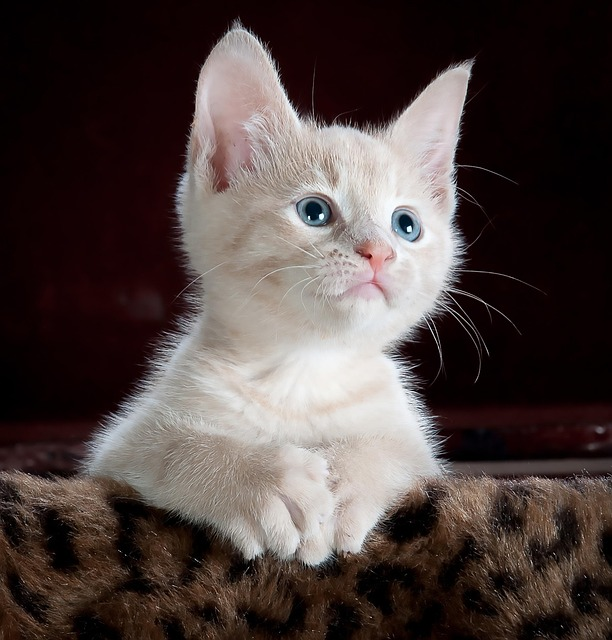
#> input picture hws/UMER_F2023266912_HASEEB_F20232661009_DIP_R2026_HW2/images/image1.jpg, 612 x 640 px; the run also reads 1 picture not shown here
$ jupyter execute Q1.ipynb
#> lines starting #> are read from the running program, lines starting #| are printed output that depends on the picture
# Image Enhancement & Histogram Equalization

### Mathematical Foundations of Histogram Equalization:

#### 1. Image Histogram & Probability Density Function (PDF):

For an 8-bit grayscale image $I$ of size $M \times N$ with $L = 256$ discrete intensity levels $r_k \in [0, L-1]$:
$$h(r_k) = n_k, \quad k = 0, 1, \dots, L-1$$
where $n_k$ is the number of pixels with intensity $r_k$. The normalized histogram or discrete Probability Density Function (PDF) is:
$$p_r(r_k) = \frac{n_k}{N_{\text{total}}} = \frac{n_k}{M \times N}, \quad \text{such that } \sum_{k=0}^{L-1} p_r(r_k) = 1$$

#### 2. Cumulative Distribution Function (CDF):

The discrete Cumulative Distribution Function (CDF) $c(r_k)$ represents the cumulative probability of intensities up to $r_k$:
$$c(r_k) = \sum_{j=0}^{k} p_r(r_j) = \frac{1}{M \times N} \sum_{j=0}^{k} n_j, \quad 0 \le c(r_k) \le 1$$

#### 3. Continuous Transformation Theory & Uniform Density:

In continuous domain, the intensity transformation $s = T(r)$ that maps an arbitrary input PDF $p_r(r)$ to a uniform output PDF $p_s(s) = \frac{1}{L-1}$ is given by the continuous CDF:
$$s = T(r) = (L-1) \int_{0}^{r} p_r(w) \, dw$$
By probability transformation theory:
$$p_s(s) = p_r(r) \left| \frac{dr}{ds} \right| = p_r(r) \cdot \frac{1}{\frac{ds}{dr}} = p_r(r) \cdot \frac{1}{(L-1) p_r(r)} = \frac{1}{L-1}$$

#### 4. Discrete Histogram Equalization Mapping:

- **Standard Discrete Formulation (Gonzalez & Woods):**
  $$s_k = T(r_k) = \text{round}\left( (L - 1) \cdot c(r_k) \right) = \text{round}\left( \frac{L - 1}{N_{\text{total}}} \sum_{j=0}^{k} n_j \right)$$
- **OpenCV Min-Normalized Formula (`cv2.equalizeHist`):**
  To ensure the lowest non-zero intensity strictly maps to 0 and utilizes the full dynamic range:
  $$s_k = \text{round}\left( \frac{c(r_k) - c_{\min}}{1 - c_{\min}} \cdot (L - 1) \right) = \text{round}\left( \frac{\text{cdf}(k) - \text{cdf}_{\min}}{N_{\text{total}} - \text{cdf}_{\min}} \cdot 255 \right)$$

#### 5. Image Quality & Contrast Metrics:

- **Global Contrast / Standard Deviation ($\sigma$):** $\sigma = \sqrt{\frac{1}{M \cdot N} \sum_{x=0}^{M-1} \sum_{y=0}^{N-1} (I(x,y) - \mu)^2}$
- **Shannon Information Entropy ($H$):** $H = -\sum_{k=0}^{L-1} p(s_k) \log_2(p(s_k))$ (in bits/pixel)
- **Mean Squared Error (MSE):** $\text{MSE} = \frac{1}{M \cdot N} \sum_{x=0}^{M-1} \sum_{y=0}^{N-1} (I_{\text{manual}}(x,y) - I_{\text{opencv}}(x,y))^2$
- **Peak Signal-to-Noise Ratio (PSNR):** $\text{PSNR} = 10 \log_{10}\left(\frac{255^2}{\text{MSE}}\right)$ (in dB)

---

This notebook:

1. Loads an 8-bit grayscale image and inspects fundamental image metadata and contrast metrics.
2. Computes and plots the original image histogram, discrete PDF, and empirical CDF.
3. Implements histogram equalization manually from scratch using pure NumPy (both standard textbook and OpenCV-aligned forms).
4. Applies OpenCV's built-in `cv2.equalizeHist()` for direct comparative analysis.
5. Displays side-by-side visualizations of original and equalized images, difference residual maps, and transformed histograms/CDFs.
6. Evaluates enhancement across multiple test images and provides quantitative benchmarking (MSE, PSNR, Entropy, Standard Deviation).
7. Discusses contrast improvement mechanisms, discrete histogram quantization effects, and practical trade-offs.

[cell 1]
import os
import sys
import numpy as np
import cv2
import matplotlib.pyplot as plt

# Configure matplotlib rendering settings
plt.rcParams["figure.dpi"] = 120
plt.rcParams["font.sans-serif"] = "DejaVu Sans"
plt.rcParams["axes.edgecolor"] = "#333333"
plt.rcParams["axes.linewidth"] = 0.8

## (i) Load Grayscale Image & Inspect Properties

[cell 2]
def load_grayscale_image(path: str = "images/image1.jpg") -> np.ndarray:
    """
    Load an image from disk in 8-bit grayscale mode.
    """
#> called with path = 'images/image1.jpg'
    if not os.path.exists(path):
        raise FileNotFoundError(f"Image not found at path: {path}")
    img = cv2.imread(path, cv2.IMREAD_GRAYSCALE)
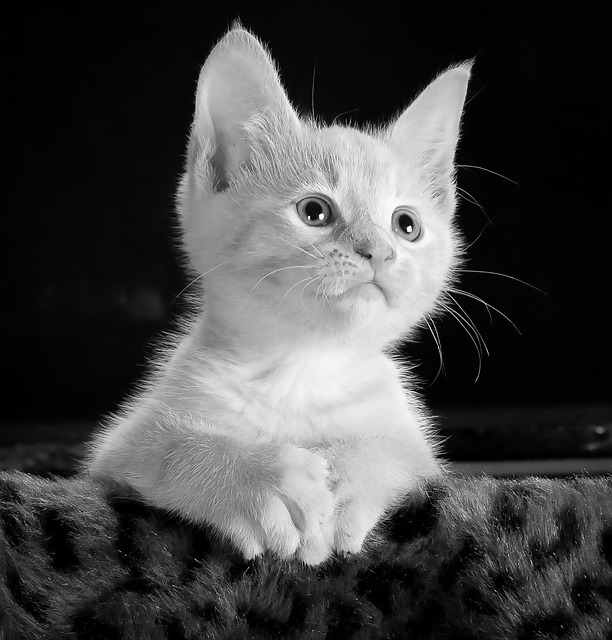
#> img: shape (640, 612); min 0, max 255, mean 69.9
    if img is None:
        raise ValueError(f"Failed to load image at path: {path}")
    return img


def compute_image_metrics(img: np.ndarray) -> dict:
    """
    Compute key statistical properties and information entropy of an image.
    """
    h, w = img.shape
    total_pixels = h * w
    min_val, max_val = int(img.min()), int(img.max())
#> min_val = 0; max_val = 255
    mean_val = float(img.mean())
#> mean_val = 69.87
    std_val = float(img.std())
#> std_val = 80.94

    # Shannon entropy computation
    hist = np.bincount(img.ravel(), minlength=256)
#> hist = 256 values, max 36196 at index 3, min 7 at index 252, mean 1530
    pdf = hist / total_pixels
#> pdf = 256 values, max 0.0924 at index 3, min 1.79e-05 at index 252, mean 0.00391
    non_zero_pdf = pdf[pdf > 0]
#> non_zero_pdf has the same summary as pdf
    entropy = float(-np.sum(non_zero_pdf * np.log2(non_zero_pdf)))
#> entropy = 6.72

    return {
        "height": h,
        "width": w,
        "total_pixels": total_pixels,
        "dtype": str(img.dtype),
        "min": min_val,
        "max": max_val,
        "dynamic_range": max_val - min_val,
        "mean": mean_val,
        "std": std_val,
        "entropy": entropy,
    }


# Load primary test image
img_original = load_grayscale_image("images/image1.jpg")
stats_orig = compute_image_metrics(img_original)
#> stats_orig = 10 items

print("=" * 60)
print("             ORIGINAL GRAYSCALE IMAGE PROPERTIES")
print("=" * 60)
print(f"Dimensions (H x W)  : {stats_orig['height']} x {stats_orig['width']}")
#| Dimensions (H x W)  : 640 x 612
print(f"Total Pixels (N)    : {stats_orig['total_pixels']:,}")
#| Total Pixels (N)    : 391,680
print(f"Data Type           : {stats_orig['dtype']}")
#| Data Type           : uint8
print(
    f"Intensity Range     : [{stats_orig['min']}, {stats_orig['max']}] (Dynamic Range: {stats_orig['dynamic_range']})"
)
#| Intensity Range     : [0, 255] (Dynamic Range: 255)
print(f"Mean Intensity (μ)  : {stats_orig['mean']:.3f}")
#| Mean Intensity (μ)  : 69.874
print(f"Std Deviation (σ)   : {stats_orig['std']:.3f} (Global Contrast)")
#| Std Deviation (σ)   : 80.943 (Global Contrast)
print(f"Shannon Entropy (H) : {stats_orig['entropy']:.4f} bits/pixel")
#| Shannon Entropy (H) : 6.7177 bits/pixel
print("=" * 60)

## (ii) Compute and Plot Original Histogram & Empirical CDF

[cell 3]
def compute_histogram_and_cdf(
    img: np.ndarray,
) -> tuple[np.ndarray, np.ndarray, np.ndarray]:
    """
    Compute histogram frequency counts, normalized PDF, and empirical CDF using pure NumPy.
    """
    hist = np.bincount(img.ravel(), minlength=256)
    pdf = hist / img.size
    cdf = np.cumsum(pdf)
#> cdf = 256 values from 0.0165 to 1
    return hist, pdf, cdf


hist_orig, pdf_orig, cdf_orig = compute_histogram_and_cdf(img_original)
#> hist_orig has the same summary as hist in compute_image_metrics; pdf_orig has the same summary as pdf in compute_image_metrics; cdf_orig = 256 values from 0.0165 to 1

# Plot Original Image alongside its Histogram and CDF
fig, (ax_img, ax_hist) = plt.subplots(1, 2, figsize=(13, 4.8))

# 1. Original Image display
im = ax_img.imshow(img_original, cmap="gray", vmin=0, vmax=255)
ax_img.set_title("Original Grayscale Image", fontsize=12, fontweight="bold")
ax_img.set_xlabel("Width (pixels)")
ax_img.set_ylabel("Height (pixels)")
plt.colorbar(im, ax=ax_img, fraction=0.046, pad=0.04, label="Gray Level")

# 2. Histogram & CDF dual-axis plot
color_bar = "#2b5c8f"
color_cdf = "#d95f02"

ax_hist.bar(
    range(256),
    hist_orig,
    width=1.0,
    color=color_bar,
    alpha=0.75,
    edgecolor="none",
    label="Pixel Count $n_k$",
)
ax_hist.set_title("Original Histogram & Empirical CDF", fontsize=12, fontweight="bold")
ax_hist.set_xlabel("Intensity Level $r_k$ (0 - 255)", fontsize=10)
ax_hist.set_ylabel("Frequency ($n_k$)", color=color_bar, fontsize=10)
ax_hist.set_xlim([0, 255])
ax_hist.grid(True, linestyle="--", alpha=0.5)

# Secondary y-axis for CDF
ax_cdf = ax_hist.twinx()
ax_cdf.plot(
    range(256), cdf_orig, color=color_cdf, linewidth=2.2, label="Cumulative Dist. (CDF)"
)
ax_cdf.set_ylabel("Cumulative Probability $c(r_k)$", color=color_cdf, fontsize=10)
ax_cdf.set_ylim([0, 1.05])

# Combined legend
lines1, labels1 = ax_hist.get_legend_handles_labels()
lines2, labels2 = ax_cdf.get_legend_handles_labels()
ax_hist.legend(lines1 + lines2, labels1 + labels2, loc="upper left", frameon=True)

plt.tight_layout()
plt.show()
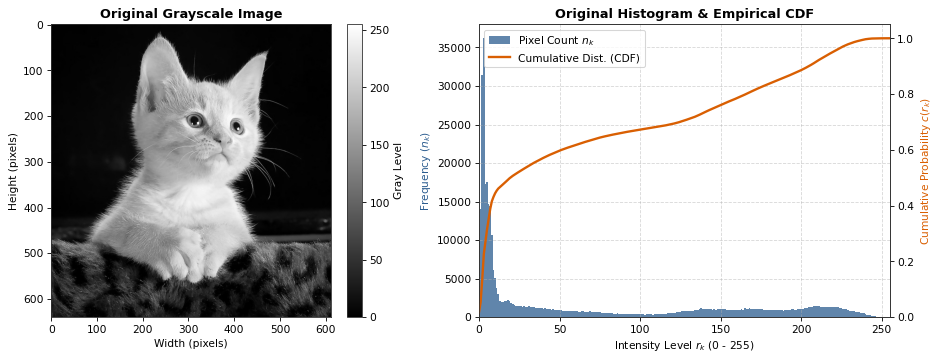
#> figure drawn by matplotlib, 4 panels; panel 2: tallest bar 36196 high, from x = 2.5 to 3.5; panel 4: curve peaks at x = 255, y = 1

## (iii) Histogram Equalization: Manual Implementation (NumPy) & OpenCV

[cell 4]
def hist_equalize_manual(
    img: np.ndarray, mode: str = "opencv_style"
) -> tuple[np.ndarray, np.ndarray]:
    """
    Manual Histogram Equalization using pure NumPy without built-in equalization functions.

    Parameters
    ----------
    img : np.ndarray
        8-bit single channel grayscale input image.
    mode : str, default='opencv_style'
        - 'standard': Classical textbook discrete formula s_k = round(255 * cdf(k) / N)
        - 'opencv_style': Min-normalized formula s_k = round(255 * (cdf(k) - cdf_min) / (N - cdf_min))

    Returns
    -------
    img_eq : np.ndarray
        Equalized 8-bit image (uint8).
    lut : np.ndarray
        256-element intensity transformation lookup table.
    """
#> called with mode = 'standard'
    # 1. Compute discrete frequency counts across 256 intensity bins
    hist = np.bincount(img.ravel(), minlength=256)
    total_pixels = img.size

    # 2. Compute cumulative distribution function (CDF counts)
    cdf = np.cumsum(hist)
#> cdf = 256 values from 6481 to 391680

    # 3. Construct transformation lookup table (LUT)
    if mode == "standard":
        # Standard theoretical mapping: s_k = round( (L - 1) * sum(n_j) / N )
        lut = np.round((cdf / total_pixels) * 255.0).astype(np.uint8)
#> lut = 256 values from 4 to 255

    elif mode == "opencv_style":
        # OpenCV implementation: subtracts cdf_min so lowest non-zero bin maps to 0
        non_zero_bins = np.nonzero(hist)[0]
        if len(non_zero_bins) == 0:
            return img.copy(), np.arange(256, dtype=np.uint8)

        first_bin = non_zero_bins[0]
        cdf_min = cdf[first_bin]
        denominator = total_pixels - cdf_min

        lut = np.zeros(256, dtype=np.uint8)
        if denominator > 0:
            lut[first_bin + 1 :] = np.round(
                ((cdf[first_bin + 1 :] - cdf_min) / denominator) * 255.0
            ).astype(np.uint8)
    else:
        raise ValueError(f"Unsupported mode: '{mode}'")

    # 4. Map input image pixels through the vectorized Lookup Table
    img_eq = lut[img]
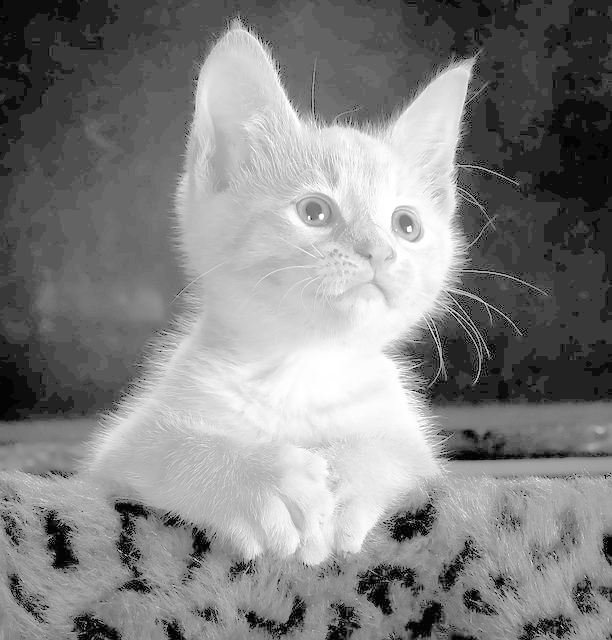
#> img_eq: shape (640, 612); min 4, max 255, mean 130.8

    return img_eq, lut


# 1. Apply Manual Histogram Equalization (Standard Textbook)
img_manual_std, lut_std = hist_equalize_manual(img_original, mode="standard")
#> lut_std = 256 values from 4 to 255

# 2. Apply Manual Histogram Equalization (OpenCV-aligned)
img_manual_ocv, lut_ocv = hist_equalize_manual(img_original, mode="opencv_style")
#> lut_ocv = 256 values from 0 to 255

# 3. Apply OpenCV Built-in Histogram Equalization
img_equalized_cv2 = cv2.equalizeHist(img_original)

# Verify bit-level identity
is_identical = np.array_equal(img_manual_ocv, img_equalized_cv2)
#> is_identical = True
max_abs_diff_ocv = np.max(
    np.abs(img_manual_ocv.astype(int) - img_equalized_cv2.astype(int))
)
#> max_abs_diff_ocv = 0
max_abs_diff_std = np.max(
    np.abs(img_manual_std.astype(int) - img_equalized_cv2.astype(int))
)
#> max_abs_diff_std = 4

print("=" * 65)
print("        HISTOGRAM EQUALIZATION IMPLEMENTATION VERIFICATION")
print("=" * 65)
print(f"Manual (OpenCV-style) vs cv2.equalizeHist() exact match : {is_identical}")
#| Manual (OpenCV-style) vs cv2.equalizeHist() exact match : True
print(
    f"Manual (OpenCV-style) vs cv2.equalizeHist() max diff    : {max_abs_diff_ocv} intensity levels"
)
#| Manual (OpenCV-style) vs cv2.equalizeHist() max diff    : 0 intensity levels
print(
    f"Manual (Standard)     vs cv2.equalizeHist() max diff    : {max_abs_diff_std} intensity levels"
)
#| Manual (Standard)     vs cv2.equalizeHist() max diff    : 4 intensity levels
print("=" * 65)

## (iv) Display: Side-by-Side Images, Difference Maps & Histograms

[cell 5]
# 1. Visual Comparison of Original vs Equalized Images
fig, axes = plt.subplots(1, 3, figsize=(15, 5))

axes[0].imshow(img_original, cmap="gray", vmin=0, vmax=255)
axes[0].set_title(
    f"Original Image\n(Mean: {stats_orig['mean']:.1f}, Std: {stats_orig['std']:.1f})",
    fontsize=11,
    fontweight="bold",
)
axes[0].axis("off")

axes[1].imshow(img_manual_ocv, cmap="gray", vmin=0, vmax=255)
axes[1].set_title(
    f"Manual Equalization (NumPy)\n(Mean: {img_manual_ocv.mean():.1f}, Std: {img_manual_ocv.std():.1f})",
    fontsize=11,
    fontweight="bold",
)
axes[1].axis("off")

axes[2].imshow(img_equalized_cv2, cmap="gray", vmin=0, vmax=255)
axes[2].set_title(
    f"OpenCV Built-in (cv2.equalizeHist)\n(Mean: {img_equalized_cv2.mean():.1f}, Std: {img_equalized_cv2.std():.1f})",
    fontsize=11,
    fontweight="bold",
)
axes[2].axis("off")

plt.tight_layout()
plt.show()
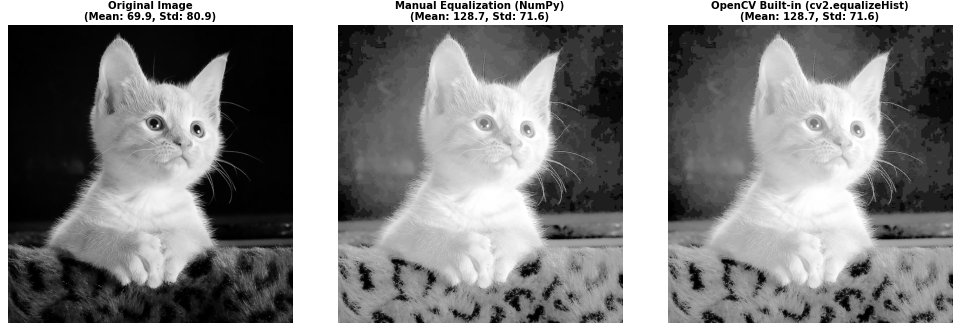
#> figure drawn by matplotlib, 3 panels

# 2. Difference Map / Residual Visualization & LUT Transformation Functions
diff_manual_cv = np.abs(
    img_manual_ocv.astype(np.float32) - img_equalized_cv2.astype(np.float32)
)
#> diff_manual_cv: shape (640, 612) float32; every value is 0

fig, axes = plt.subplots(1, 2, figsize=(13, 4.8))

im0 = axes[0].imshow(
    diff_manual_cv, cmap="hot", vmin=0, vmax=max(1.0, float(diff_manual_cv.max()))
)
axes[0].set_title(
    "Difference Map: |Manual (NumPy) - OpenCV|", fontsize=11, fontweight="bold"
)
axes[0].axis("off")
plt.colorbar(im0, ax=axes[0], fraction=0.046, pad=0.04, label="Absolute Error")

# Transformation Function (LUT) comparison
axes[1].plot(
    range(256),
    lut_std,
    label="Manual Standard LUT $T(r)$",
    color="#1f77b4",
    linewidth=2,
    linestyle="--",
)
axes[1].plot(
    range(256),
    lut_ocv,
    label="Manual OpenCV-aligned LUT $T(r)$",
    color="#2ca02c",
    linewidth=2,
)
axes[1].plot(
    [0, 255],
    [0, 255],
    label="Identity $s = r$ (No Change)",
    color="gray",
    linewidth=1.2,
    linestyle=":",
)
axes[1].set_title(
    "Intensity Transformation Functions $T(r)$", fontsize=11, fontweight="bold"
)
axes[1].set_xlabel("Input Intensity Level $r$", fontsize=10)
axes[1].set_ylabel("Output Intensity Level $s$", fontsize=10)
axes[1].set_xlim([0, 255])
axes[1].set_ylim([0, 255])
axes[1].grid(True, linestyle="--", alpha=0.5)
axes[1].legend(loc="lower right", frameon=True)

plt.tight_layout()
plt.show()
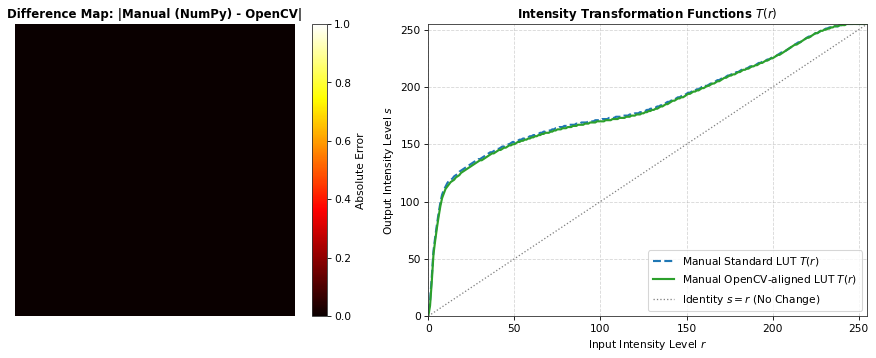
#> figure drawn by matplotlib, 3 panels; panel 2: curve peaks at x = 242, y = 255; panel 2: curve peaks at x = 243, y = 255

## Histograms and Cumulative Distribution Functions (Before vs. After)

[cell 6]
hist_manual, pdf_manual, cdf_manual = compute_histogram_and_cdf(img_manual_ocv)
#> hist_manual = 256 values, max 36196 at index 54, min 0 at index 1, mean 1530; pdf_manual = 256 values, max 0.0924 at index 54, min 0 at index 1, mean 0.00391; cdf_manual = 256 values from 0.0165 to 1
hist_cv2, pdf_cv2, cdf_cv2 = compute_histogram_and_cdf(img_equalized_cv2)
#> hist_cv2 has the same summary as hist_manual; pdf_cv2 has the same summary as pdf_manual; cdf_cv2 = 256 values from 0.0165 to 1

fig, axes = plt.subplots(2, 2, figsize=(14, 9))

# Panel 1: Original Histogram & CDF
axes[0, 0].bar(
    range(256),
    hist_orig,
    width=1.0,
    color="#2b5c8f",
    alpha=0.75,
    edgecolor="none",
    label="Original Histogram $n_k$",
)
axes[0, 0].set_title("Original Image: Histogram & CDF", fontsize=11, fontweight="bold")
axes[0, 0].set_xlabel("Intensity Level $r_k$")
axes[0, 0].set_ylabel("Pixel Count", color="#2b5c8f")
axes[0, 0].set_xlim([0, 255])
axes[0, 0].grid(True, linestyle="--", alpha=0.4)

ax_cdf0 = axes[0, 0].twinx()
ax_cdf0.plot(range(256), cdf_orig, color="#d95f02", linewidth=2, label="Original CDF")
ax_cdf0.set_ylabel("CDF $c(r_k)$", color="#d95f02")
ax_cdf0.set_ylim([0, 1.05])

# Panel 2: Manual Equalized Histogram & CDF
axes[0, 1].bar(
    range(256),
    hist_manual,
    width=1.0,
    color="#2ca02c",
    alpha=0.75,
    edgecolor="none",
    label="Manual Equalized $n_k$",
)
axes[0, 1].set_title(
    "Manual Equalized (NumPy): Histogram & CDF", fontsize=11, fontweight="bold"
)
axes[0, 1].set_xlabel("Intensity Level $s_k$")
axes[0, 1].set_ylabel("Pixel Count", color="#2ca02c")
axes[0, 1].set_xlim([0, 255])
axes[0, 1].grid(True, linestyle="--", alpha=0.4)

ax_cdf1 = axes[0, 1].twinx()
ax_cdf1.plot(
    range(256), cdf_manual, color="#d95f02", linewidth=2, label="Equalized CDF (Linear)"
)
ax_cdf1.set_ylabel("CDF $c(s_k)$", color="#d95f02")
ax_cdf1.set_ylim([0, 1.05])

# Panel 3: OpenCV Equalized Histogram & CDF
axes[1, 0].bar(
    range(256),
    hist_cv2,
    width=1.0,
    color="#9467bd",
    alpha=0.75,
    edgecolor="none",
    label="OpenCV Equalized $n_k$",
)
axes[1, 0].set_title(
    "OpenCV Equalized (cv2.equalizeHist): Histogram & CDF",
    fontsize=11,
    fontweight="bold",
)
axes[1, 0].set_xlabel("Intensity Level $s_k$")
axes[1, 0].set_ylabel("Pixel Count", color="#9467bd")
axes[1, 0].set_xlim([0, 255])
axes[1, 0].grid(True, linestyle="--", alpha=0.4)

ax_cdf2 = axes[1, 0].twinx()
ax_cdf2.plot(range(256), cdf_cv2, color="#d95f02", linewidth=2, label="OpenCV CDF")
ax_cdf2.set_ylabel("CDF $c(s_k)$", color="#d95f02")
ax_cdf2.set_ylim([0, 1.05])

# Panel 4: CDF Overlay Comparison with Ideal Uniform Linear CDF
ideal_cdf = np.linspace(0, 1.0, 256)
axes[1, 1].plot(
    range(256),
    cdf_orig,
    color="#1f77b4",
    linewidth=2.0,
    linestyle="--",
    label="Original CDF",
)
axes[1, 1].plot(
    range(256),
    cdf_manual,
    color="#2ca02c",
    linewidth=2.2,
    label="Equalized CDF (NumPy)",
)
axes[1, 1].plot(
    range(256),
    cdf_cv2,
    color="#9467bd",
    linewidth=1.8,
    linestyle=":",
    label="Equalized CDF (OpenCV)",
)
axes[1, 1].plot(
    range(256),
    ideal_cdf,
    color="#d62728",
    linewidth=1.5,
    linestyle="-.",
    label="Ideal Linear CDF (Uniform PDF)",
)
axes[1, 1].set_title(
    "CDF Comparison vs. Ideal Linear Ramp", fontsize=11, fontweight="bold"
)
axes[1, 1].set_xlabel("Intensity Level (0 - 255)")
axes[1, 1].set_ylabel("Cumulative Probability")
axes[1, 1].set_xlim([0, 255])
axes[1, 1].set_ylim([0, 1.05])
axes[1, 1].grid(True, linestyle="--", alpha=0.5)
axes[1, 1].legend(loc="lower right", frameon=True)

plt.tight_layout()
plt.show()
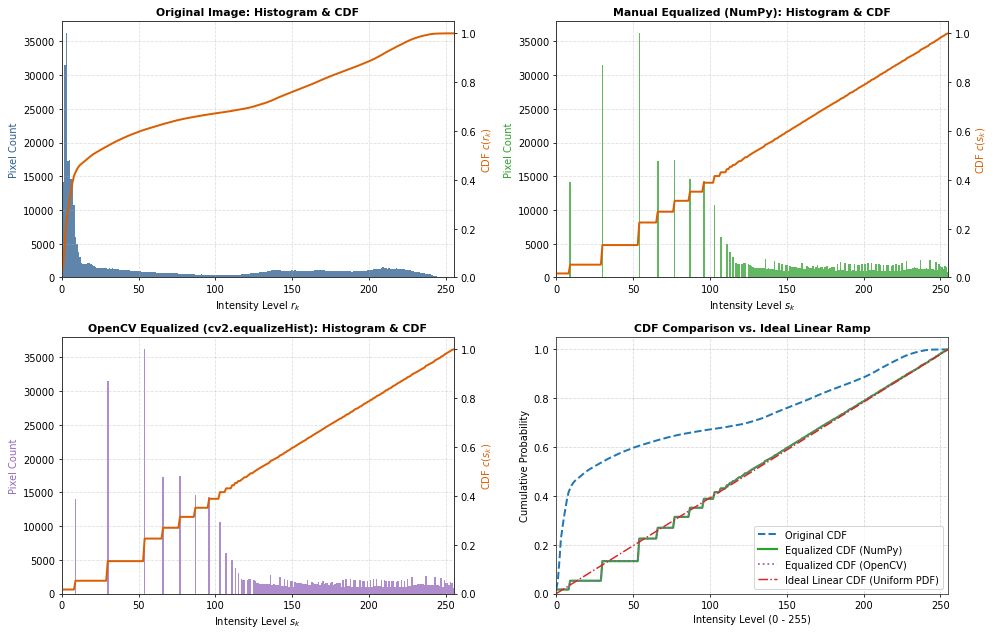
#> figure drawn by matplotlib, 7 panels; panel 1: tallest bar 36196 high, from x = 2.5 to 3.5; panel 2: tallest bar 36196 high, from x = 53.5 to 54.5; panel 3: tallest bar 36196 high, from x = 53.5 to 54.5; panel 4: curve peaks at x = 255, y = 1

## (v) Quantitative Comparison & Contrast Enhancement Benchmarking

[cell 7]
def compute_comparative_metrics(
    img_orig: np.ndarray, img_man: np.ndarray, img_cv: np.ndarray
):
    """
    Compute comprehensive quantitative contrast and fidelity metrics.
    """
    stats_o = compute_image_metrics(img_orig)
#> stats_o = 10 items
#> (the rest of the program and of its run is left out)
